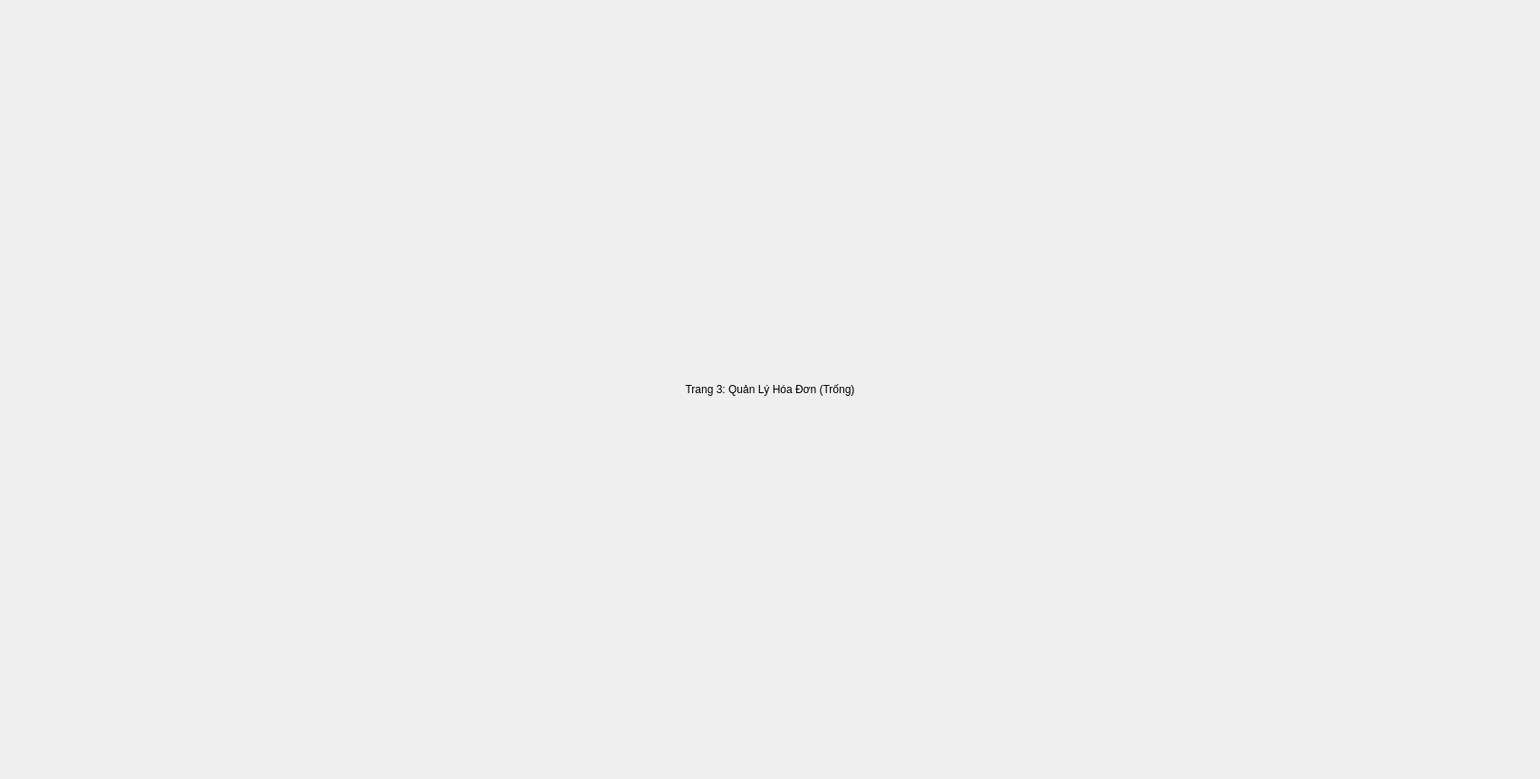
<?xml version="1.0" encoding="UTF-8"?>
<ui version="4.0">
 <class>BillsWidget</class>
 <widget class="QWidget" name="BillsWidget">
  <property name="geometry">
   <rect>
    <x>0</x>
    <y>0</y>
    <width>1700</width>
    <height>860</height>
   </rect>
  </property>
  <property name="minimumSize">
   <size>
    <width>780</width>
    <height>480</height>
   </size>
  </property>
  <property name="windowTitle">
   <string>Form</string>
  </property>
  <layout class="QVBoxLayout" name="mainLayout">
   <item>
    <widget class="QLabel" name="label">
     <property name="text">
      <string>Trang 3: Quản Lý Hóa Đơn (Trống)</string>
     </property>
     <property name="alignment">
      <set>Qt::AlignCenter</set>
     </property>
    </widget>
   </item>
  </layout>
 </widget>
 <resources/>
 <connections/>
</ui>
